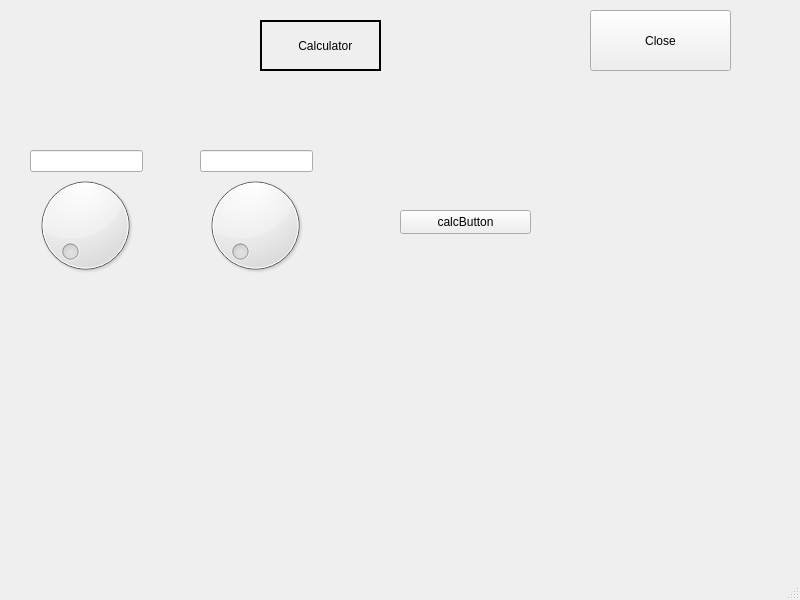
<?xml version="1.0" encoding="UTF-8"?>
<ui version="4.0">
 <class>MainWindow</class>
 <widget class="QMainWindow" name="MainWindow">
  <property name="geometry">
   <rect>
    <x>0</x>
    <y>0</y>
    <width>800</width>
    <height>600</height>
   </rect>
  </property>
  <property name="baseSize">
   <size>
    <width>0</width>
    <height>0</height>
   </size>
  </property>
  <property name="windowTitle">
   <string>MainWindow</string>
  </property>
  <widget class="QWidget" name="centralwidget">
   <widget class="QPushButton" name="pushButton">
    <property name="geometry">
     <rect>
      <x>590</x>
      <y>10</y>
      <width>141</width>
      <height>61</height>
     </rect>
    </property>
    <property name="text">
     <string>Close</string>
    </property>
   </widget>
   <widget class="QLabel" name="label">
    <property name="enabled">
     <bool>true</bool>
    </property>
    <property name="geometry">
     <rect>
      <x>260</x>
      <y>20</y>
      <width>121</width>
      <height>51</height>
     </rect>
    </property>
    <property name="baseSize">
     <size>
      <width>10</width>
      <height>0</height>
     </size>
    </property>
    <property name="frameShape">
     <enum>QFrame::Shape::WinPanel</enum>
    </property>
    <property name="text">
     <string>          Calculator</string>
    </property>
    <property name="textFormat">
     <enum>Qt::TextFormat::PlainText</enum>
    </property>
    <property name="scaledContents">
     <bool>false</bool>
    </property>
   </widget>
   <widget class="QLineEdit" name="num1Input">
    <property name="geometry">
     <rect>
      <x>30</x>
      <y>150</y>
      <width>113</width>
      <height>22</height>
     </rect>
    </property>
    <property name="text">
     <string/>
    </property>
   </widget>
   <widget class="QLineEdit" name="num2Input">
    <property name="geometry">
     <rect>
      <x>200</x>
      <y>150</y>
      <width>113</width>
      <height>22</height>
     </rect>
    </property>
    <property name="text">
     <string/>
    </property>
   </widget>
   <widget class="QPushButton" name="calcButton">
    <property name="geometry">
     <rect>
      <x>400</x>
      <y>210</y>
      <width>131</width>
      <height>24</height>
     </rect>
    </property>
    <property name="text">
     <string>calcButton</string>
    </property>
   </widget>
   <widget class="QLabel" name="resultLabel">
    <property name="geometry">
     <rect>
      <x>370</x>
      <y>150</y>
      <width>191</width>
      <height>16</height>
     </rect>
    </property>
    <property name="text">
     <string/>
    </property>
   </widget>
   <widget class="QDial" name="dial_1">
    <property name="geometry">
     <rect>
      <x>30</x>
      <y>160</y>
      <width>111</width>
      <height>131</height>
     </rect>
    </property>
   </widget>
   <widget class="QDial" name="dial_2">
    <property name="geometry">
     <rect>
      <x>200</x>
      <y>170</y>
      <width>111</width>
      <height>111</height>
     </rect>
    </property>
   </widget>
  </widget>
  <widget class="QMenuBar" name="menubar">
   <property name="geometry">
    <rect>
     <x>0</x>
     <y>0</y>
     <width>800</width>
     <height>22</height>
    </rect>
   </property>
  </widget>
  <widget class="QStatusBar" name="statusbar"/>
 </widget>
 <resources/>
 <connections>
  <connection>
   <sender>pushButton</sender>
   <signal>clicked()</signal>
   <receiver>MainWindow</receiver>
   <slot>close()</slot>
   <hints>
    <hint type="sourcelabel">
     <x>327</x>
     <y>103</y>
    </hint>
    <hint type="destinationlabel">
     <x>399</x>
     <y>299</y>
    </hint>
   </hints>
  </connection>
 </connections>
</ui>
